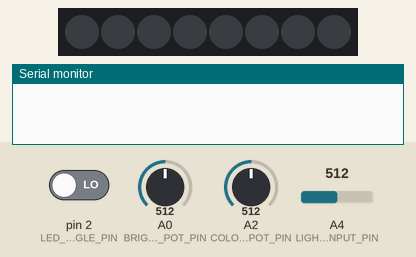
A sketch run on a simulated Arduino Uno, built with avr-gcc and run on an emulated ATmega328P. Parts: 8 RGB LEDs in strip order, left to right, the last lines printed to the serial monitor. Inputs (shaded band) come from the test bench; at power-on: A4 (LIGHT_SENSOR_INPUT_PIN) = 512, pin 2 (LED_PROGRAM_TOGGLE_PIN) LOW, A0 (BRIGHTNESS_CONTROL_POT_PIN) = 512, A2 (COLOR_CONTROL_POT_PIN) = 512. Dim RGB values are drawn brighter than linear.

Above: at 2.2 s.
2.3 s: A4 (LIGHT_SENSOR_INPUT_PIN) set to 32
8.3 s: A4 (LIGHT_SENSOR_INPUT_PIN) set to 28
At 12.4 s:
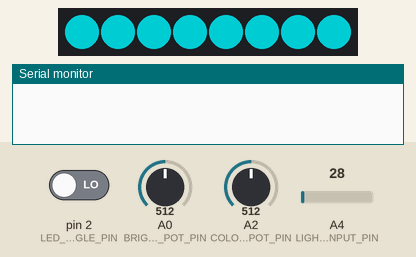
14.3 s: A4 (LIGHT_SENSOR_INPUT_PIN) set to 110
At 14.8 s:
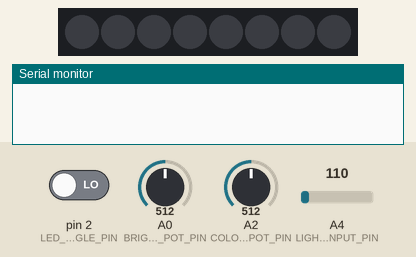
20.3 s: A4 (LIGHT_SENSOR_INPUT_PIN) set to 20
At 24.9 s:
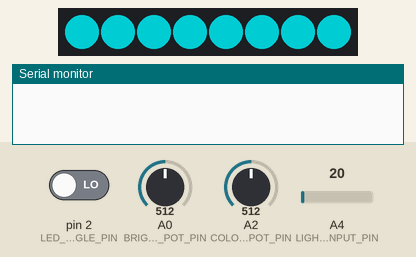
26.3 s: pin 2 (LED_PROGRAM_TOGGLE_PIN) driven HIGH
At 26.45 s:
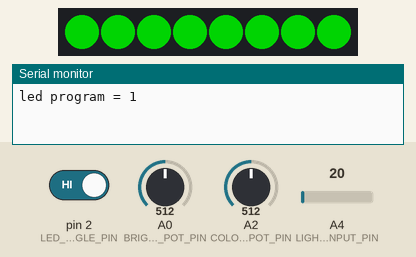
32.3 s: A0 (BRIGHTNESS_CONTROL_POT_PIN) set to 1023
At 32.5 s:
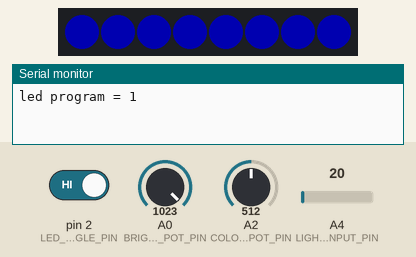
Timing chart, 0 to 84.5 s (numbered marks = the images above; inputs shaded):
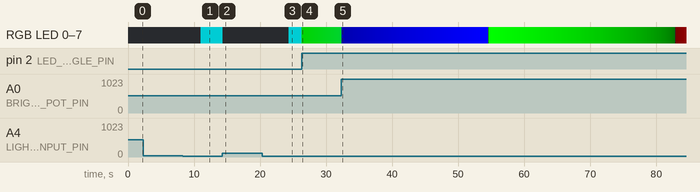

The sketch:

bonsai_table.ino
```cpp
#include <Arduino.h>
#include <FastLED.h>
#include "bonsai_table.h"

void setup()
{
  Serial.begin(9600);
  delay(1000);

  pinMode(LED_PROGRAM_TOGGLE_PIN, INPUT);

  FastLED.addLeds<LED_TYPE, LED_CONTROL_PIN, COLOR_ORDER>(leds, NUM_LEDS);
  // GRB is the color order for WS2815. If your LEDs are a different order, you may need to adjust this.

  // set master brightness control
  FastLED.setBrightness(MAX_BRIGHTNESS);

  // set all LEDs to off at start
  for(int i=0;i<NUM_LEDS;i++)
  {
    leds[i].red=0;
    leds[i].green=0;
    leds[i].blue=0;
  }

  FastLED.show();

  // set one above threshold so LEDs are initially off
  currentLightLevel = lightSensorThreshold+1;

  setupColorRange();
}


void loop()
{
#if 0
  for(int i=0;i<NUM_LEDS;i++)
  {
    leds[i].red=255;
    leds[i].green=0;
    leds[i].blue=0;
  }

  FastLED.show();
  delay(1000);
  return;
#endif
// read the light sensor
  currentLightLevel = analogRead(LIGHT_SENSOR_INPUT_PIN);
  if(currentLightLevel>lightSensorThreshold)
  {
    for(int i=0;i<NUM_LEDS;i++)
    {
      leds[i] = no_color;
    }
    FastLED.show();
    delay(5000);
    return;
  }

  if(debugLevel>2)
  {
    Serial.print("light value = ");
    Serial.print(currentLightLevel);
    Serial.print("\n");
  }

  // read the brightness pot
  currentBrightnessLevel = analogRead(BRIGHTNESS_CONTROL_POT_PIN);
  if(debugLevel>2)
  {
    Serial.print("brighness value = ");
    Serial.print(currentBrightnessLevel);
    Serial.print("\n");
  }
  // read the color pot
  // read the brightness pot
  currentColorLevel = analogRead(COLOR_CONTROL_POT_PIN);
  if(debugLevel>2)
  {
    Serial.print("color value = ");
    Serial.print(currentColorLevel);
    Serial.print("\n");
  }

  // determine if the LED program toggle was triggered
  readLEDProgramButton();

  // update color value


  runLEDProgram();
  delay(100);
}
```

bonsai_table.h
```cpp
#ifndef BONSAI_TABLE_H
#define BONSAI_TABLE_H

#include <FastLED.h>

FASTLED_USING_NAMESPACE

int debugLevel = 1;

// Digital
#define LED_CONTROL_PIN        4
#define LED_PROGRAM_TOGGLE_PIN 2

//#define NUM_LEDS           20
#define NUM_LEDS          8
#define MAX_BRIGHTNESS     255
#define COLOR_ORDER        GRB
#define LED_TYPE           WS2812B

#define NUM_LED_BLOCKS  4


// Analog
const int BRIGHTNESS_CONTROL_POT_PIN = A0;
const int COLOR_CONTROL_POT_PIN = A2;
const int LIGHT_SENSOR_INPUT_PIN = A4;

// pattern_id values - new patterns will get added in here
enum
{
  SINGLE_COLOR,
  //ROTATING_COLOR,
  TEMPORAL_RAINBOW,
  MAX_NUMBER_LED_PATTERNS
};

CRGB leds[NUM_LEDS];

int number_leds_per_block = 2;

// if above threshold, LEDs go off, below, they go on
int lightSensorThreshold=30;
int currentLightLevel;

int currentBrightnessLevel=0;
int maxBrightnessLevel=1017;

int currentColorLevel=0;
int maxColorLevel=1017;

int currentLEDProgramID=0;
bool lastLEDProgramButton = LOW;

int color_skip=5;
//CRGB *colorRange;
CRGB *colorSample;
int total_number_of_colors;
CRGB no_color;
#endif
```

led_functions.ino
```cpp
CRGB temporal_color(255,0,0);

void adjustColorBasedOnBrightness(CRGB input_color, CRGB &output_color)
{
   float scaled_brightness = (float)currentBrightnessLevel/(float)maxBrightnessLevel;
   int new_red;
   int new_green;
   int new_blue;


   if(input_color.red>=input_color.green && input_color.red>=input_color.blue)
   {
	// red is max
	// compute ratios
	float green_to_red_ratio = (float)input_color.green/(float)input_color.red;
	float blue_to_red_ratio = (float)input_color.blue/(float)input_color.red;

        new_red = scaled_brightness*input_color.red;
	new_green = (int)(0.5+(float)new_red*green_to_red_ratio);
	new_blue = (int)(0.5+(float)new_red*blue_to_red_ratio);
   }
   else if(input_color.green>=input_color.red && input_color.green>=input_color.blue)
   {
	// green is max
	// compute ratios
	float red_to_green_ratio = (float)input_color.red/(float)input_color.green;
	float blue_to_green_ratio = (float)input_color.blue/(float)input_color.green;

        new_green = scaled_brightness*input_color.green;
	new_red = (int)(0.5+(float)new_green*red_to_green_ratio);
	new_blue = (int)(0.5+(float)new_green*blue_to_green_ratio);
   }
   else if(input_color.blue>=input_color.red && input_color.blue>=input_color.green)
   {
	// blue is max
	// compute ratios
	float red_to_blue_ratio = (float)input_color.red/(float)input_color.blue;
	float green_to_blue_ratio = (float)input_color.green/(float)input_color.blue;

        new_blue = scaled_brightness*input_color.blue;
	new_red = (int)(0.5+(float)new_blue*red_to_blue_ratio);
	new_green = (int)(0.5+(float)new_blue*green_to_blue_ratio);
   }

   output_color.red = new_red;
   output_color.green = new_green;
   output_color.blue = new_blue;
#if 0
   if(1)
   {
	Serial.print("pot brightness level = ");
	Serial.print(currentBrightnessLevel);
	Serial.print(" : scaled_brightness = ");
	Serial.print(scaled_brightness);

	Serial.print(" : pot color level = ");
	Serial.print(currentColorLevel);

        Serial.print(": in_red = ");
	Serial.print(input_color.red);
	Serial.print(": in_geen = ");
	Serial.print(input_color.green);
	Serial.print(": in_blue = ");
	Serial.print(input_color.blue);

	Serial.print(": out_red = ");
	Serial.print(output_color.red);
	Serial.print(": out_geen = ");
	Serial.print(output_color.green);
	Serial.print(": out_blue = ");
	Serial.print(output_color.blue);
	Serial.print("\n");
   }
#endif
}

void setupColorRange()
{
   no_color.red=0;
   no_color.green=0;
   no_color.blue=0;

   colorSample = (CRGB *)malloc(sizeof(CRGB)*6*256/color_skip);
   int color_index=0;
   // start increasing green
   // moving to yellow from red
   for(int g=0;g<=255;g+=color_skip)
   {
      colorSample[color_index].red = 255;
      colorSample[color_index].green=g;
      colorSample[color_index].blue=0;
      color_index++;
   }

   // start decreasing red
   // moving from yellow to green
   for(int r=color_skip;r<=255;r+=color_skip)
   {
      colorSample[color_index].red = 255-r;
      colorSample[color_index].green=255;
      colorSample[color_index].blue=0;
      color_index++;
   }

   // start increasing blue
   // start moving to turquoise from green
   for(int b=color_skip;b<=255;b+=color_skip)
   {
      colorSample[color_index].red = 0;
      colorSample[color_index].green=255;
      colorSample[color_index].blue=b;
      color_index++;
   }

   // start decreasing green
   // moving from turquoise to blue
   for(int g=color_skip;g<=255;g+=color_skip)
   {
      colorSample[color_index].red = 0;
      colorSample[color_index].green=255-g;
      colorSample[color_index].blue=255;
      color_index++;
   }

   // start increasing red
   // moving from blue to violet
   for(int r=color_skip;r<=255;r+=color_skip)
   {
      colorSample[color_index].red = r;
      colorSample[color_index].green=0;
      colorSample[color_index].blue=255;
      color_index++;
   }

   // start decreasing blue
   // moving from violet to red
   for(int b=color_skip;b<=255;b+=color_skip)
   {
      colorSample[color_index].red = 255;
      colorSample[color_index].green=0;
      colorSample[color_index].blue=255-b;
      color_index++;
   }

   total_number_of_colors = color_index;

   if(debugLevel>2)
   {
      for(int i=0;i<color_index;i++)
      {
	Serial.print("colorSample[");
	Serial.print(i);
	Serial.print("] : ");
	Serial.print("red = ");
	Serial.print(colorSample[i].red);
	Serial.print(" : green = ");
	Serial.print(colorSample[i].green);
	Serial.print(" : blue = ");
	Serial.print(colorSample[i].blue);
	Serial.print("\n");
      }
   }


}

void singleColor()
{
   // get the color pot value and compute the index into the colorSamples
   int local_color_index = (int)(0.5 + (float)total_number_of_colors*(float)currentColorLevel/(float)maxColorLevel);
   CRGB currentColor = colorSample[local_color_index];
   CRGB adjustedColor;
   adjustColorBasedOnBrightness(currentColor,adjustedColor);
   for(int i=0;i<NUM_LEDS;i++)
   {
      leds[i] = adjustedColor;
   }
}

void rotatingColor()
{
  static int current_led_block=0;

  float slow_factor = 1.0; // between [0,1]
  float max_delay_ms = 1000.0;
  static bool first_time=true;
  static long led_block_start_time_ms = 0;
  if(first_time)
  {
    led_block_start_time_ms = millis();
  }

  unsigned long current_time_ms = millis();
  unsigned int elapsed_time_ms = current_time_ms - led_block_start_time_ms;
  float time_threshold_ms = max_delay_ms*slow_factor;
  //Serial.print(elapsed_time_ms);
  //Serial.print("\n");
  if(!first_time)
  {
    if(elapsed_time_ms<time_threshold_ms)
    {
      return;
    }
  }
  else
  {
    first_time=false;
  }


  // if here, we are ready for the next color
  led_block_start_time_ms = millis();
  current_led_block = (current_led_block+1)%NUM_LED_BLOCKS;

  // get the color pot value and compute the index into the colorSamples
  int local_color_index = (int)(0.5 + (float)total_number_of_colors*(float)currentColorLevel/(float)maxColorLevel);
  CRGB currentColor = colorSample[local_color_index];
  CRGB adjustedColor;
  adjustColorBasedOnBrightness(currentColor,adjustedColor);

  // now alter which of the two led blocks gets turned on
  // there are four blocks, and just rotate
  for(int i=0;i<NUM_LEDS;i++)
   {
      leds[i] = no_color;
   }

   int num_leds_per_block[NUM_LED_BLOCKS];
   num_leds_per_block[0]=2;
   num_leds_per_block[1]=2;
   num_leds_per_block[2]=2;
   num_leds_per_block[3]=2;

   int led_block_start_index[NUM_LED_BLOCKS];
   int block_sum=0;
   for(int i=0;i<NUM_LED_BLOCKS;i++)
   {
      led_block_start_index[i] = block_sum;
      block_sum+=num_leds_per_block[i];
   }

   for(int i=led_block_start_index[current_led_block];i<led_block_start_index[current_led_block]+num_leds_per_block[current_led_block];i++)
   {
	leds[i] = adjustedColor;
	if(0)
        {
	   Serial.print("current_led_block = ");
	   Serial.print(current_led_block);
	   Serial.print(" : led_index = ");
	   Serial.print(i);
	   Serial.print("\n");
        }
   }

}

void temporalRainbow()
{
  float slow_factor = 0.2; // between [0,1]
  float max_delay_ms = 100.0;
  static bool first_time=true;
  static long color_start_time_ms = 0;
  if(first_time)
  {
    color_start_time_ms = millis();
  }

  unsigned long current_time_ms = millis();
  unsigned int elapsed_time_ms = current_time_ms - color_start_time_ms;
  float time_threshold_ms = max_delay_ms*slow_factor;
  //Serial.print(elapsed_time_ms);
  //Serial.print("\n");
  if(!first_time)
  {
    if(elapsed_time_ms<time_threshold_ms)
    {
      return;
    }
  }
  else
  {
    first_time=false;
  }


  // if here, we are ready for the next color
  color_start_time_ms = millis();

  static CRGB temporal_color(0,255,0);

  // note: with the ws2815, the color ordering is a little wacked.
  // The middle value green is really red, the first value is green and the last is blue

  if(temporal_color.red==255 && temporal_color.green<255 && temporal_color.blue==0)
  {
    // moving towards yellow from red
    if(debugLevel>1)
    {
      Serial.print("moving towards yellow from red");
      Serial.print("\n");
    }

    temporal_color.green++;
  }
  else if(temporal_color.green==255 && temporal_color.red>0 && temporal_color.blue==0)
  {
    // moving towards pure green from yellow
    if(debugLevel>1)
    {
      Serial.print("moving towards pure green from yellow");
      Serial.print("\n");
    }

    temporal_color.red--;
  }
  else if(temporal_color.green==255 && temporal_color.red==0 && temporal_color.blue<255)
  {
    //moving towards turquoise from green
    if(debugLevel>1)
    {
        Serial.print("moving towards turquoise from green");
	Serial.print("\n");
    }

    temporal_color.blue++;
  }
  else if(temporal_color.blue==255 && temporal_color.green>0 && temporal_color.red==0)
  {
    // moving towards pure blue from turquoise
    if(debugLevel>1)
    {
     Serial.println("moving towards pure blue from turquoise");
     Serial.print("\n");
    }

    temporal_color.green--;
  }
  else if(temporal_color.blue==255 && temporal_color.red<255 && temporal_color.green==0)
  {
    // moving towards violet from pure blue
    if(debugLevel>1)
    {
     Serial.print("moving towards violet from pure blue");
     Serial.print("\n");
     }

    temporal_color.red++;
  }
  else if(temporal_color.blue>0 && temporal_color.red==255 && temporal_color.green==0)
  {
    // moving towards violet from pure blue
    if(debugLevel>1)
    {
      Serial.print("moving towards red from violet");
      Serial.print("\n");
    }

    temporal_color.blue--;
  }

  CRGB adjusted_color;
  adjustColorBasedOnBrightness(temporal_color,adjusted_color);


  // fill the led arrays
  for(int i=0;i<NUM_LEDS;i++)
    {
      leds[i].red = adjusted_color.red;
      leds[i].green = adjusted_color.green;
      leds[i].blue = adjusted_color.blue;
    }
}


void readLEDProgramButton()
{
  bool currentButton = digitalRead(LED_PROGRAM_TOGGLE_PIN);
  if(currentButton==HIGH && lastLEDProgramButton==LOW)
  {
    currentLEDProgramID = (currentLEDProgramID+1)%MAX_NUMBER_LED_PATTERNS;
    Serial.print("led program = ");
    Serial.print(currentLEDProgramID);
    Serial.print("\n");
    lastLEDProgramButton = HIGH;
  }
  if(currentButton==LOW && lastLEDProgramButton==HIGH)
  {
    // reset
    lastLEDProgramButton=LOW;
  }
}


void runLEDProgram()
{
  if(currentLEDProgramID==SINGLE_COLOR)
  {
    singleColor();
  }
#if 0
  else if(currentLEDProgramID==ROTATING_COLOR)
  {
    rotatingColor();
  }
#endif
  else if(currentLEDProgramID==TEMPORAL_RAINBOW)
  {
    temporalRainbow();
  }

  FastLED.show();
  FastLED.delay(10);
}
```

Measured:
- the behaviour switches between 31 and 30 on A4 (LIGHT_SENSOR_INPUT_PIN) (found by bisection; images 0 and 1)
- after the input at 2.3 s, every drawn part: stays the same
- after the input at 8.3 s, RGB LED 0–7: off → RGB(0, 123, 128) after 2.7 s; the LEDs: change after 2.7 s (image 1)
- after the input at 14.3 s, RGB LED 0–7: RGB(0, 123, 128) → off at once; the LEDs: change at once (image 2)
- after the input at 20.3 s, RGB LED 0–7: off → RGB(0, 123, 128) after 4.0 s; the LEDs: change after 4.0 s (image 3)
- after the input at 26.3 s, RGB LED 0–7: RGB(0, 123, 128) → RGB(0, 128, 1) at once, → RGB(0, 128, 2) 0.23 s later, → RGB(0, 128, 3) 0.22 s later, → RGB(0, 128, 4) 0.22 s later, … (27 changes in this stretch); the LEDs: change at once (image 4)
